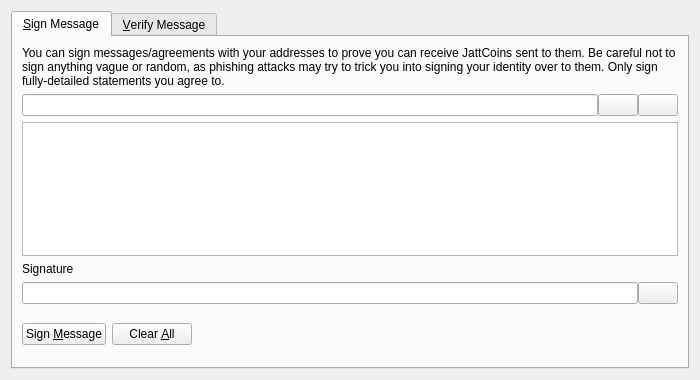
<?xml version="1.0" encoding="UTF-8"?>
<ui version="4.0">
 <class>SignVerifyMessageDialog</class>
 <widget class="QDialog" name="SignVerifyMessageDialog">
  <property name="geometry">
   <rect>
    <x>0</x>
    <y>0</y>
    <width>700</width>
    <height>380</height>
   </rect>
  </property>
  <property name="windowTitle">
   <string>Signatures - Sign / Verify a Message</string>
  </property>
  <property name="modal">
   <bool>true</bool>
  </property>
  <layout class="QVBoxLayout" name="verticalLayout">
   <item>
    <widget class="QTabWidget" name="tabWidget">
     <property name="currentIndex">
      <number>0</number>
     </property>
     <widget class="QWidget" name="tabSignMessage">
      <attribute name="title">
       <string>&amp;Sign Message</string>
      </attribute>
      <layout class="QVBoxLayout" name="verticalLayout_SM">
       <item>
        <widget class="QLabel" name="infoLabel_SM">
         <property name="text">
          <string>You can sign messages/agreements with your addresses to prove you can receive JattCoins sent to them. Be careful not to sign anything vague or random, as phishing attacks may try to trick you into signing your identity over to them. Only sign fully-detailed statements you agree to.</string>
         </property>
         <property name="textFormat">
          <enum>Qt::PlainText</enum>
         </property>
         <property name="wordWrap">
          <bool>true</bool>
         </property>
        </widget>
       </item>
       <item>
        <layout class="QHBoxLayout" name="horizontalLayout_1_SM">
         <property name="spacing">
          <number>0</number>
         </property>
         <item>
          <widget class="QValidatedLineEdit" name="addressIn_SM">
           <property name="toolTip">
            <string>The JattCoin address to sign the message with</string>
           </property>
          </widget>
         </item>
         <item>
          <widget class="QPushButton" name="addressBookButton_SM">
           <property name="toolTip">
            <string>Choose previously used address</string>
           </property>
           <property name="text">
            <string/>
           </property>
           <property name="icon">
            <iconset resource="../bitcoin.qrc">
             <normaloff>:/icons/address-book</normaloff>:/icons/address-book</iconset>
           </property>
           <property name="shortcut">
            <string>Alt+A</string>
           </property>
           <property name="autoDefault">
            <bool>false</bool>
           </property>
          </widget>
         </item>
         <item>
          <widget class="QPushButton" name="pasteButton_SM">
           <property name="toolTip">
            <string>Paste address from clipboard</string>
           </property>
           <property name="text">
            <string/>
           </property>
           <property name="icon">
            <iconset resource="../bitcoin.qrc">
             <normaloff>:/icons/editpaste</normaloff>:/icons/editpaste</iconset>
           </property>
           <property name="shortcut">
            <string>Alt+P</string>
           </property>
           <property name="autoDefault">
            <bool>false</bool>
           </property>
          </widget>
         </item>
        </layout>
       </item>
       <item>
        <widget class="QPlainTextEdit" name="messageIn_SM">
         <property name="toolTip">
          <string>Enter the message you want to sign here</string>
         </property>
        </widget>
       </item>
       <item>
        <widget class="QLabel" name="signatureLabel_SM">
         <property name="text">
          <string>Signature</string>
         </property>
         <property name="textFormat">
          <enum>Qt::PlainText</enum>
         </property>
        </widget>
       </item>
       <item>
        <layout class="QHBoxLayout" name="horizontalLayout_2_SM">
         <property name="spacing">
          <number>0</number>
         </property>
         <item>
          <widget class="QLineEdit" name="signatureOut_SM">
           <property name="font">
            <font>
             <italic>true</italic>
            </font>
           </property>
           <property name="readOnly">
            <bool>true</bool>
           </property>
          </widget>
         </item>
         <item>
          <widget class="QPushButton" name="copySignatureButton_SM">
           <property name="toolTip">
            <string>Copy the current signature to the system clipboard</string>
           </property>
           <property name="text">
            <string/>
           </property>
           <property name="icon">
            <iconset resource="../bitcoin.qrc">
             <normaloff>:/icons/editcopy</normaloff>:/icons/editcopy</iconset>
           </property>
           <property name="autoDefault">
            <bool>false</bool>
           </property>
          </widget>
         </item>
        </layout>
       </item>
       <item>
        <layout class="QHBoxLayout" name="horizontalLayout_3_SM">
         <item>
          <widget class="QPushButton" name="signMessageButton_SM">
           <property name="toolTip">
            <string>Sign the message to prove you own this JattCoin address</string>
           </property>
           <property name="text">
            <string>Sign &amp;Message</string>
           </property>
           <property name="icon">
            <iconset resource="../bitcoin.qrc">
             <normaloff>:/icons/edit</normaloff>:/icons/edit</iconset>
           </property>
           <property name="autoDefault">
            <bool>false</bool>
           </property>
          </widget>
         </item>
         <item>
          <widget class="QPushButton" name="clearButton_SM">
           <property name="toolTip">
            <string>Reset all sign message fields</string>
           </property>
           <property name="text">
            <string>Clear &amp;All</string>
           </property>
           <property name="icon">
            <iconset resource="../bitcoin.qrc">
             <normaloff>:/icons/remove</normaloff>:/icons/remove</iconset>
           </property>
           <property name="autoDefault">
            <bool>false</bool>
           </property>
          </widget>
         </item>
         <item>
          <spacer name="horizontalSpacer_1_SM">
           <property name="orientation">
            <enum>Qt::Horizontal</enum>
           </property>
           <property name="sizeHint" stdset="0">
            <size>
             <width>40</width>
             <height>48</height>
            </size>
           </property>
          </spacer>
         </item>
         <item>
          <widget class="QLabel" name="statusLabel_SM">
           <property name="font">
            <font>
             <weight>75</weight>
             <bold>true</bold>
            </font>
           </property>
           <property name="text">
            <string/>
           </property>
           <property name="wordWrap">
            <bool>true</bool>
           </property>
          </widget>
         </item>
         <item>
          <spacer name="horizontalSpacer_2_SM">
           <property name="orientation">
            <enum>Qt::Horizontal</enum>
           </property>
           <property name="sizeHint" stdset="0">
            <size>
             <width>40</width>
             <height>48</height>
            </size>
           </property>
          </spacer>
         </item>
        </layout>
       </item>
      </layout>
     </widget>
     <widget class="QWidget" name="tabVerifyMessage">
      <attribute name="title">
       <string>&amp;Verify Message</string>
      </attribute>
      <layout class="QVBoxLayout" name="verticalLayout_VM">
       <item>
        <widget class="QLabel" name="infoLabel_VM">
         <property name="text">
          <string>Enter the receiver's address, message (ensure you copy line breaks, spaces, tabs, etc. exactly) and signature below to verify the message. Be careful not to read more into the signature than what is in the signed message itself, to avoid being tricked by a man-in-the-middle attack. Note that this only proves the signing party receives with the address, it cannot prove sendership of any transaction!</string>
         </property>
         <property name="textFormat">
          <enum>Qt::PlainText</enum>
         </property>
         <property name="alignment">
          <set>Qt::AlignLeading|Qt::AlignLeft|Qt::AlignTop</set>
         </property>
         <property name="wordWrap">
          <bool>true</bool>
         </property>
        </widget>
       </item>
       <item>
        <layout class="QHBoxLayout" name="horizontalLayout_1_VM">
         <property name="spacing">
          <number>0</number>
         </property>
         <item>
          <widget class="QValidatedLineEdit" name="addressIn_VM">
           <property name="toolTip">
            <string>The JattCoin address the message was signed with</string>
           </property>
          </widget>
         </item>
         <item>
          <widget class="QPushButton" name="addressBookButton_VM">
           <property name="toolTip">
            <string>Choose previously used address</string>
           </property>
           <property name="text">
            <string/>
           </property>
           <property name="icon">
            <iconset resource="../bitcoin.qrc">
             <normaloff>:/icons/address-book</normaloff>:/icons/address-book</iconset>
           </property>
           <property name="shortcut">
            <string>Alt+A</string>
           </property>
           <property name="autoDefault">
            <bool>false</bool>
           </property>
          </widget>
         </item>
        </layout>
       </item>
       <item>
        <widget class="QPlainTextEdit" name="messageIn_VM"/>
       </item>
       <item>
        <widget class="QValidatedLineEdit" name="signatureIn_VM"/>
       </item>
       <item>
        <layout class="QHBoxLayout" name="horizontalLayout_2_VM">
         <item>
          <widget class="QPushButton" name="verifyMessageButton_VM">
           <property name="toolTip">
            <string>Verify the message to ensure it was signed with the specified JattCoin address</string>
           </property>
           <property name="text">
            <string>Verify &amp;Message</string>
           </property>
           <property name="icon">
            <iconset resource="../bitcoin.qrc">
             <normaloff>:/icons/transaction_0</normaloff>:/icons/transaction_0</iconset>
           </property>
           <property name="autoDefault">
            <bool>false</bool>
           </property>
          </widget>
         </item>
         <item>
          <widget class="QPushButton" name="clearButton_VM">
           <property name="toolTip">
            <string>Reset all verify message fields</string>
           </property>
           <property name="text">
            <string>Clear &amp;All</string>
           </property>
           <property name="icon">
            <iconset resource="../bitcoin.qrc">
             <normaloff>:/icons/remove</normaloff>:/icons/remove</iconset>
           </property>
           <property name="autoDefault">
            <bool>false</bool>
           </property>
          </widget>
         </item>
         <item>
          <spacer name="horizontalSpacer_1_VM">
           <property name="orientation">
            <enum>Qt::Horizontal</enum>
           </property>
           <property name="sizeHint" stdset="0">
            <size>
             <width>40</width>
             <height>48</height>
            </size>
           </property>
          </spacer>
         </item>
         <item>
          <widget class="QLabel" name="statusLabel_VM">
           <property name="font">
            <font>
             <weight>75</weight>
             <bold>true</bold>
            </font>
           </property>
           <property name="text">
            <string/>
           </property>
           <property name="wordWrap">
            <bool>true</bool>
           </property>
          </widget>
         </item>
         <item>
          <spacer name="horizontalSpacer_2_VM">
           <property name="orientation">
            <enum>Qt::Horizontal</enum>
           </property>
           <property name="sizeHint" stdset="0">
            <size>
             <width>40</width>
             <height>48</height>
            </size>
           </property>
          </spacer>
         </item>
        </layout>
       </item>
      </layout>
     </widget>
    </widget>
   </item>
  </layout>
 </widget>
 <customwidgets>
  <customwidget>
   <class>QValidatedLineEdit</class>
   <extends>QLineEdit</extends>
   <header>qvalidatedlineedit.h</header>
  </customwidget>
 </customwidgets>
 <resources>
  <include location="../bitcoin.qrc"/>
 </resources>
 <connections/>
</ui>
